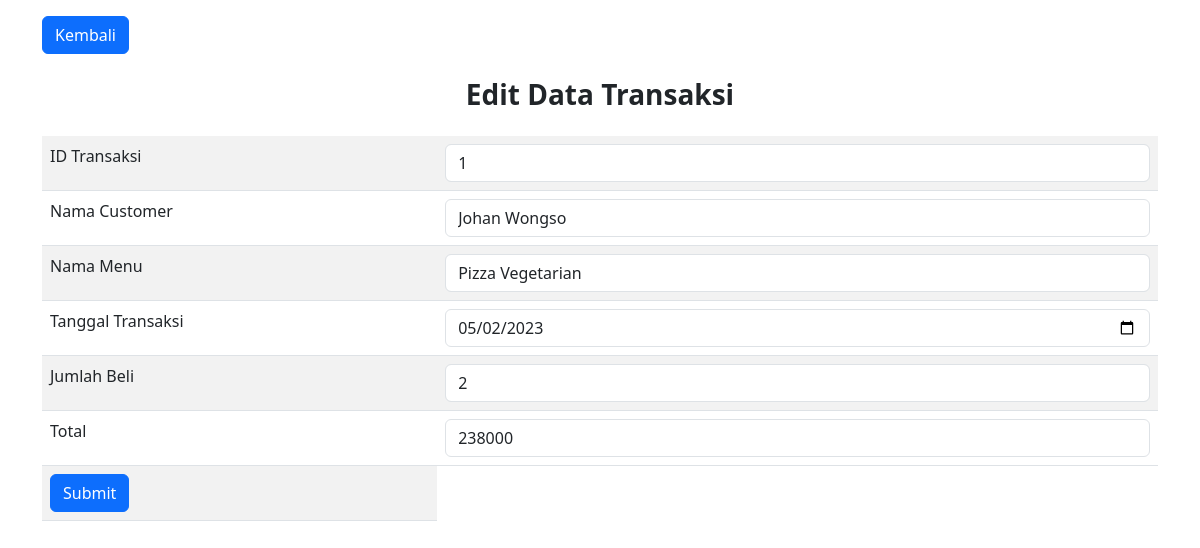
The page /edit_transaksi.php?id_transaksi=1 on the database its author committed.
### tables this page shows
CREATE TABLE `transaksi` (
  `id_transaksi` int(11) NOT NULL,
  `id_customer` int(11) NOT NULL,
  `id_menu` int(11) NOT NULL,
  `tgl_transaksi` date NOT NULL,
  `jumlah` int(11) NOT NULL,
  `total` int(11) NOT NULL
);

CREATE TABLE `customer` (
  `id_customer` int(11) NOT NULL,
  `nama` varchar(100) NOT NULL,
  `jenis_kelamin` varchar(10) NOT NULL,
  `telepon` int(11) NOT NULL,
  `email` varchar(20) NOT NULL,
  `alamat` varchar(100) NOT NULL
);

CREATE TABLE `menu` (
  `id_menu` int(11) NOT NULL,
  `nama` varchar(20) NOT NULL,
  `kategori` varchar(20) NOT NULL,
  `harga` int(11) NOT NULL,
  `deskripsi` varchar(200) NOT NULL,
  `gambar` varchar(200) NOT NULL
);

### edit_transaksi.php (the view, shortened to what this page needs)
<!DOCTYPE html>
<html lang="en">
<head>
    <link href="https://cdn.jsdelivr.net/npm/bootstrap@5.3.0-alpha3/dist/css/bootstrap.min.css" rel="stylesheet">
</head>
<body>
    <?php
      include ('connect.php');
        $id_transaksi = $_GET['id_transaksi'];
        $transaksi = mysqli_query($conn,
                      " SELECT customer.nama, transaksi.id_transaksi,
                      transaksi.tgl_transaksi, transaksi.jumlah, transaksi.total, menu.nama
                      AS nama_menu FROM customer
                      INNER JOIN transaksi ON customer.id_customer = transaksi.id_customer
                      INNER JOIN menu ON transaksi.id_menu = menu.id_menu
                      WHERE id_transaksi = '$id_transaksi';");
        while ($data = mysqli_fetch_array($transaksi)){
            $id_transaksi = $data['id_transaksi'];
            $nama = $data ['nama'];
            $nama_menu = $data ['nama_menu'];
            $tgl_transaksi = $data ['tgl_transaksi'];
            $jumlah = $data ['jumlah'];
            $total = $data ['total'];
        }
    ?>
    <div class="container">
        <a href="transaksi.php" class="btn btn-primary mt-3">Kembali</a>
        <h3 class="fw-bold mt-4 mb-4 text-center">Edit Data Transaksi</h3>
        <form action="proses_edit_transaksi.php?id_transaksi=<?= $id_transaksi; ?>" method="POST">
            <table cellpadding="10" cellspacing="0" class="table table-striped">
                <tr>
                    <td>ID Transaksi</td>
                    <td><input type="text" class="form-control" name="id_transaksi" value="<?= $id_transaksi; ?>"></td>
                </tr>
                <tr>
                    <td>Nama Customer</td>
                    <td><input type="text" class="form-control" name="nama" value="<?= $nama; ?>"></td>
                </tr>
                <tr>
                    <td>Nama Menu</td>
                    <td><input type="text" class="form-control" name="nama_menu" value="<?= $nama_menu; ?>"></td>
                </tr>
                <tr>
                    <td>Tanggal Transaksi</td>
                    <td><input type="date" class="form-control" name="tgl_transaksi" value="<?= $tgl_transaksi; ?>"></td>
                </tr>
                <tr>
                    <td>Jumlah Beli</td>
                    <td><input type="text" class="form-control" name="jumlah" value="<?= $jumlah; ?>"></td>
                </tr>
                <tr>
                    <td>Total</td>
                    <td><input type="text" class="form-control" name="total" value="<?= $total; ?>"></td>
                </tr>
                <td>
                    <button type="submit" name="submit" class="btn btn-primary">Submit</button>
                </td>
            </table>
        </form>
    </div>
</body>
</html>

### rows shown on the page
transaksi: id_transaksi "1", nama "Johan Wongso", nama_menu "Pizza Vegetarian", tgl_transaksi "05/02/2023", jumlah "2", total "238000"
